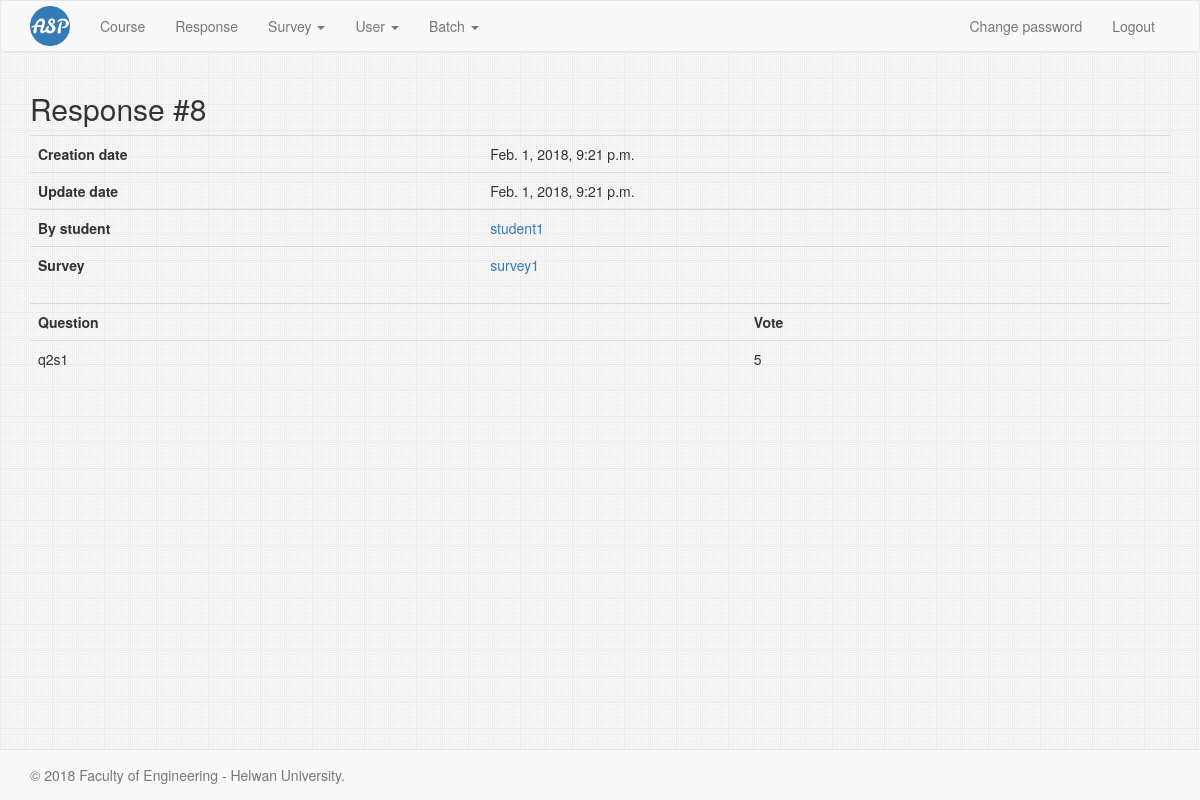
/response/8 (signed in), run on the app's committed database.
### Response/models.py (models this page shows, shortened)
class Response(models.Model):
    creation_date = models.DateTimeField(auto_now_add=True)
    update_date = models.DateTimeField(auto_now=True)
    survey = models.ForeignKey(Survey, related_name="responses", on_delete=models.CASCADE)
    student = models.ForeignKey(Student, related_name='responses', on_delete=models.CASCADE)
    class Meta(object):
        verbose_name = _('response')
        verbose_name_plural = _('responses')
        unique_together = (
            'survey',
            'student',
        )

### Student/models.py (models this page shows)
class Student(models.Model):
    user = models.OneToOneField(
        settings.AUTH_USER_MODEL,
        primary_key=True,
        on_delete=models.CASCADE,
    )
    secondary_email = models.EmailField(
        max_length=100,
    )
    FRESH = 'fr'
    GRADUATED = 'gr'
    OTHER = 'ot'
    STATUS_CHOICES = (
        (FRESH, 'Fresh'),
        (GRADUATED, 'Graduated'),
        (OTHER, 'Other'),
    )
    status = models.CharField(
        max_length=2,
        choices=STATUS_CHOICES,
        default=FRESH,
    )
    academic_year = models.ForeignKey(
        AcademicYear,
        related_name='students',
    )
    educational_year = models.ForeignKey(
        EducationalYear,
        related_name='students',
    )
    department = models.ForeignKey(
        Department,
        related_name='students',
    )
    courses = models.ManyToManyField(
        Course,
        related_name='students',
    )
    def __str__(self):
        return self.user.username

### Home/models.py (models this page shows)
class User(AbstractUser):
    id_number = models.BigIntegerField(
        unique=True,
        verbose_name='ID number',
    )
    name = models.CharField(
        max_length=300,
    )
    email = models.EmailField(
        max_length=254,
        unique=True,
    )
    mobile_number = models.CharField(
        max_length=15,
    )
    is_admin = models.BooleanField(
        default=False,
    )
    is_professor = models.BooleanField(
        default=False,
    )
    is_student = models.BooleanField(
        default=False,
    )

### Survey/models.py (models this page shows, shortened)
class Survey(models.Model):
    name = models.CharField(
        max_length=400,
    )
    description = models.TextField(
        max_length=4000,
    )
    creation_date = models.DateTimeField(
        auto_now_add=True,
    )
    due_date = models.DateTimeField()
    is_active = models.BooleanField(
        default=True,
    )
    professor = models.ForeignKey(
        Professor,
        related_name='surveys',
    )
    educational_year = models.ForeignKey(
        EducationalYear,
        related_name='surveys',
    )
    course = models.ForeignKey(
        Course,
        related_name='surveys',
    )

### Question/models.py (models this page shows, shortened)
class Question(models.Model):
    TEXT = 'text'
    SHORT_TEXT = 'short-text'
    RADIO = 'radio'
    SELECT = 'select'
    SELECT_IMAGE = 'select_image'
    SELECT_MULTIPLE = 'select-multiple'
    INTEGER = 'integer'
    QUESTION_TYPES = (
        (TEXT, _(u'text (multiple line)')),
        (SHORT_TEXT, _(u'short text (one line)')),
        (RADIO, _(u'radio')),
        (SELECT, _(u'select')),
        (SELECT_MULTIPLE, _(u'Select Multiple')),
        (SELECT_IMAGE, _(u'Select Image')),
        (INTEGER, _(u'integer')),
    )
    body = models.TextField()
    order = models.IntegerField()
    required = models.BooleanField(default=True)
    survey_template = models.BooleanField(default=False)
    survey = models.ForeignKey(Survey, null=True, related_name="questions", on_delete=models.CASCADE)
    template = models.ForeignKey(Template, null=True, related_name="questions", on_delete=models.CASCADE)
    type = models.CharField(max_length=200, choices=QUESTION_TYPES,
                            default=TEXT)
    choices = models.TextField(blank=True, null=True,
                               help_text=CHOICES_HELP_TEXT)
    class Meta(object):
        verbose_name = _('question')
        verbose_name_plural = _('questions')
        ordering = ('survey', 'order',)

### Answer/models.py (models this page shows, shortened)
class Answer(models.Model):
    question = models.ForeignKey(Question, related_name="answers", on_delete=models.CASCADE)
    response = models.ForeignKey(Response, related_name="answers", on_delete=models.CASCADE)
    creation_date = models.DateTimeField(auto_now_add=True)
    update_date = models.DateTimeField(auto_now=True)
    body = models.TextField(blank=True, null=True)
    def __init__(self, *args, **kwargs):
        try:
            question = Question.objects.get(pk=kwargs["question_id"])
        except KeyError:
            question = kwargs.get("question")
        body = kwargs.get("body")
        if question and body:
            self.check_answer_body(question, body)
        super(Answer, self).__init__(*args, **kwargs)

### Response/views.py (the view)
# urls.py: url(r'^(?P<pk>\d+)$', ResponseRead.as_view(), name="read"),
@method_decorator([login_required, admin_or_response_student_owner_required], name='dispatch')
class ResponseRead(View):
    def get(self, request, *args, **kwargs):
        response = get_object_or_404(Response, pk=kwargs['pk'])
        survey = response.survey
        questions = survey.questions.all()
        answers = response.answers.all()
        context = {
            'response': response,
            'survey': survey,
            'questions': questions,
            'answers': answers,
        }
        return render(request, 'Response/response_read.html', context)

### Response/templatetags/index.py (called while the page is built)
@register.filter(name='index')
def index(x, i):
    return x[int(i)]

### Response/templates/Response/response_read.html (shortened to what this page needs)
{% extends 'base.html' %}
{% load index %}
{% block content %}
    <h2>
        Response #{{ response.id }}
    </h2>
    <table class="table table-hover">
        <tbody>
        <tr>
            <th>Creation date</th>
            <td>{{ response.creation_date }}</td>
        </tr>
        <tr>
            <th>Update date</th>
            <td>{{ response.update_date }}</td>
        </tr>
        <tr>
            <th>By student</th>
            <td><a href="{% url 'student:read' response.student.user.id_number %}">{{ response.student }}</a></td>
        </tr>
        <tr>
            <th>Survey</th>
            <td><a href="{% url 'survey:read' survey.id %}">{{ survey.name }}</a></td>
        </tr>
        </tbody>
    </table>
    <table class="table table-hover">
        <tbody>
        <tr>
            <th>Question</th>
            <th>Vote</th>
        </tr>
        {% for question in questions %}
            {% with answers|index:forloop.counter0 as answer %}
                <tr>
                    <td>{{ question.body }}</td>
                    <td>{{ answer.body }}</td>
                </tr>
            {% endwith %}
        {% endfor %}
        </tbody>
    </table>
{% endblock %}

### common-static/css/main.css (style rules this page uses)
html { position: relative; min-height: 100%; }
body { margin-bottom: 60px; }

### data on the page
Response: id "8", creation_date "Feb. 1, 2018, 9:21 p.m.", update_date "Feb. 1, 2018, 9:21 p.m.", student "student1"
Survey: name "survey1"
Question: body "q2s1"
Answer: body "5"
